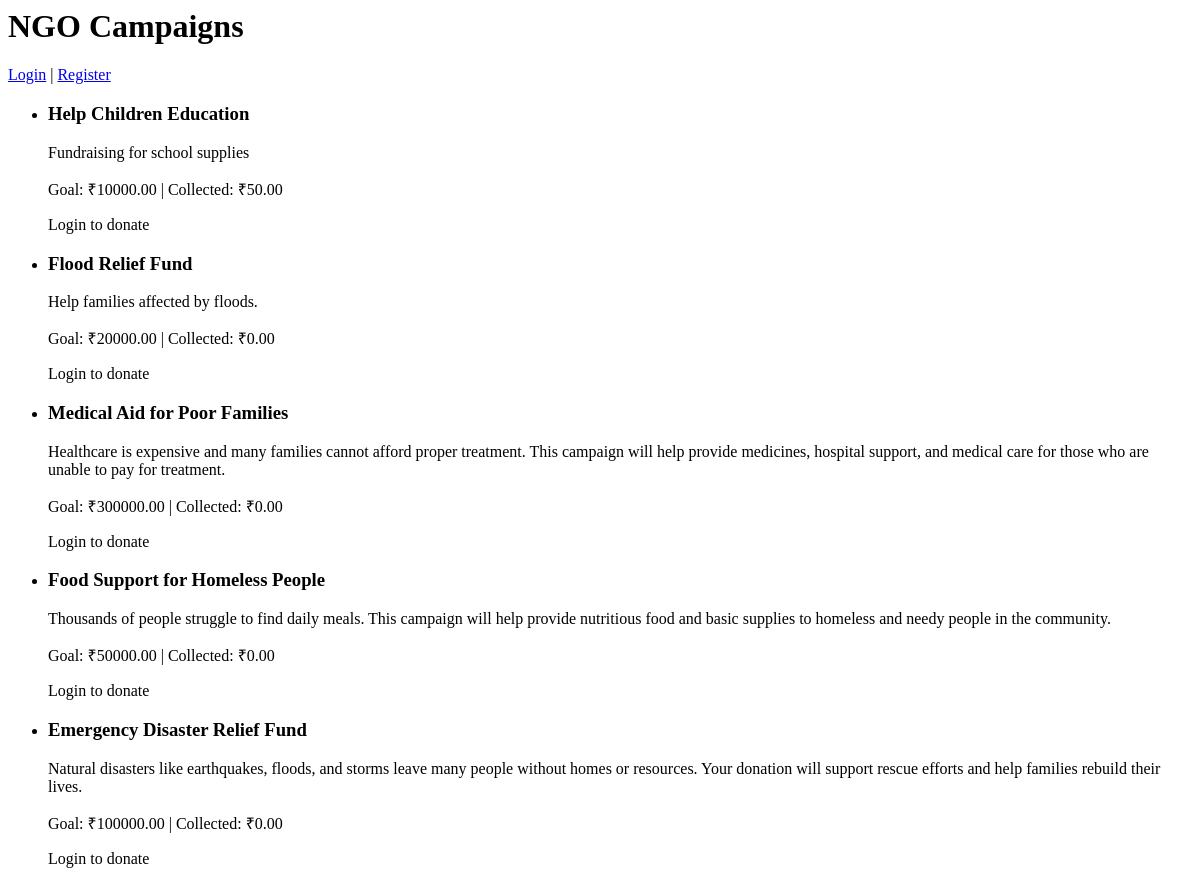
Before: / with the older database file.
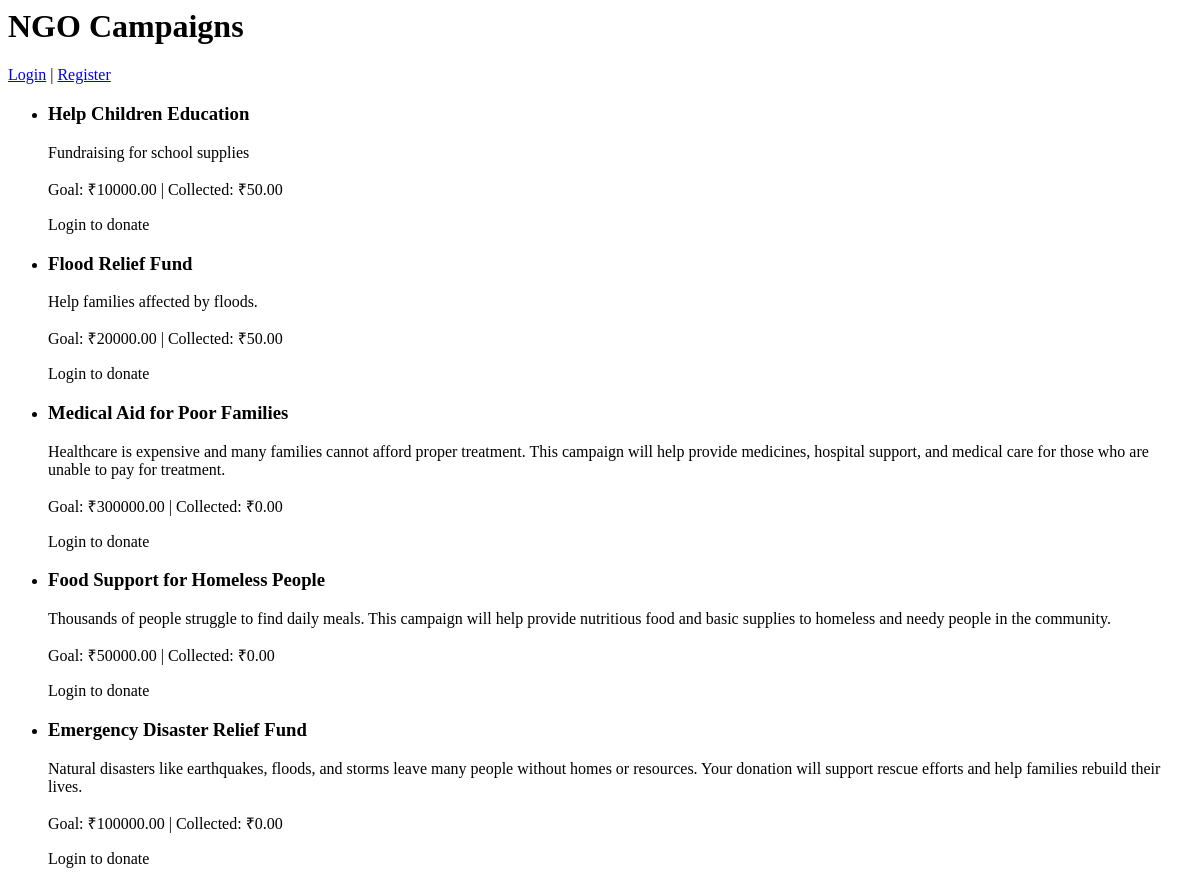
After: the same page with the newer database file.
### donations/models.py (models this page shows, shortened)
class Campaign(models.Model):
    title = models.CharField(max_length=200)
    description = models.TextField()
    goal_amount = models.DecimalField(max_digits=10, decimal_places=2)
    collected_amount = models.DecimalField(max_digits=10, decimal_places=2, default=0)
    start_date = models.DateField()
    end_date = models.DateField()

### donations/views.py (the view)
# urls.py: path('', views.home, name='home'),
def home(request):
    campaigns = Campaign.objects.all()
    return render(request, 'donations/home.html', {'campaigns': campaigns})

### donations/templates/donations/home.html
<h1>NGO Campaigns</h1>
{% if user.is_authenticated %}
<p>Welcome {{ user.username }} | <a href="{% url 'logout' %}">Logout</a> | <a href="{% url 'dashboard' %}">Dashboard</a></p>
{% else %}
<p><a href="{% url 'login' %}">Login</a> | <a href="{% url 'register' %}">Register</a></p>
{% endif %}
<ul>
{% for campaign in campaigns %}
  <li>
    <h3>{{ campaign.title }}</h3>
    <p>{{ campaign.description }}</p>
    <p>Goal: ₹{{ campaign.goal_amount }} | Collected: ₹{{ campaign.collected_amount }}</p>
    {% if user.is_authenticated %}
      <a href="{% url 'donate' campaign.id %}">Donate</a>
    {% else %}
      <p>Login to donate</p>
    {% endif %}
  </li>
{% endfor %}
</ul>

Changed rows visible on the page:
changed Campaign "Flood Relief Fund": collected_amount "0.00" → "50.00"
